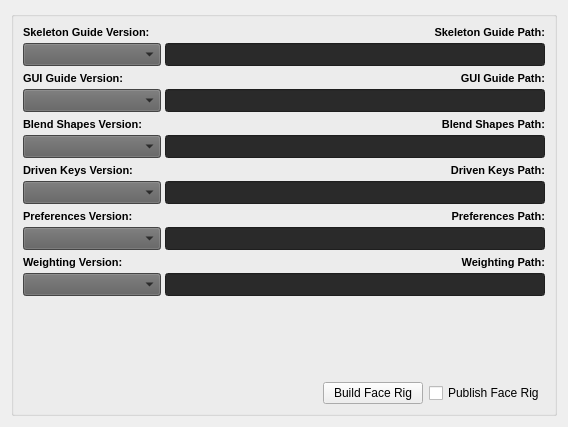
            <widget class="QWidget" name="toolBoxPage7">
             <property name="geometry">
              <rect>
               <x>0</x>
               <y>0</y>
               <width>568</width>
               <height>427</height>
              </rect>
             </property>
             <attribute name="label">
              <string>7. Build/Publish Face Rig</string>
             </attribute>
             <layout class="QVBoxLayout" name="verticalLayout">
              <item>
               <widget class="QGroupBox" name="groupBox_3">
                <property name="title">
                 <string/>
                </property>
                <layout class="QVBoxLayout" name="verticalLayout_5">
                 <item>
                  <layout class="QHBoxLayout" name="horizontalLayout_25">
                   <property name="spacing">
                    <number>4</number>
                   </property>
                   <item>
                    <layout class="QVBoxLayout" name="verticalLayout_52">
                     <property name="spacing">
                      <number>4</number>
                     </property>
                     <item>
                      <widget class="QLabel" name="label_16">
                       <property name="font">
                        <font>
                         <pointsize>8</pointsize>
                         <weight>75</weight>
                         <bold>true</bold>
                        </font>
                       </property>
                       <property name="text">
                        <string>Skeleton Guide Version:</string>
                       </property>
                      </widget>
                     </item>
                     <item>
                      <widget class="QComboBox" name="frbBuildSkeletonGuideVersionComboBox">
                       <property name="enabled">
                        <bool>true</bool>
                       </property>
                       <property name="sizePolicy">
                        <sizepolicy hsizetype="Minimum" vsizetype="Minimum">
                         <horstretch>0</horstretch>
                         <verstretch>0</verstretch>
                        </sizepolicy>
                       </property>
                       <property name="minimumSize">
                        <size>
                         <width>138</width>
                         <height>23</height>
                        </size>
                       </property>
                       <property name="maximumSize">
                        <size>
                         <width>16777215</width>
                         <height>22</height>
                        </size>
                       </property>
                       <property name="font">
                        <font>
                         <pointsize>8</pointsize>
                         <weight>50</weight>
                         <bold>false</bold>
                        </font>
                       </property>
                       <property name="styleSheet">
                        <string notr="true">background-color: rgb(95, 95, 95);</string>
                       </property>
                      </widget>
                     </item>
                    </layout>
                   </item>
                   <item>
                    <layout class="QVBoxLayout" name="verticalLayout_53">
                     <property name="spacing">
                      <number>4</number>
                     </property>
                     <item>
                      <widget class="QLabel" name="label_17">
                       <property name="font">
                        <font>
                         <pointsize>8</pointsize>
                         <weight>75</weight>
                         <bold>true</bold>
                        </font>
                       </property>
                       <property name="text">
                        <string>Skeleton Guide Path:</string>
                       </property>
                       <property name="alignment">
                        <set>Qt::AlignRight|Qt::AlignTrailing|Qt::AlignVCenter</set>
                       </property>
                      </widget>
                     </item>
                     <item>
                      <widget class="QLineEdit" name="frbBuildSkeletonGuideVersionPathLineEdit">
                       <property name="enabled">
                        <bool>true</bool>
                       </property>
                       <property name="sizePolicy">
                        <sizepolicy hsizetype="Expanding" vsizetype="Minimum">
                         <horstretch>0</horstretch>
                         <verstretch>0</verstretch>
                        </sizepolicy>
                       </property>
                       <property name="minimumSize">
                        <size>
                         <width>0</width>
                         <height>23</height>
                        </size>
                       </property>
                       <property name="maximumSize">
                        <size>
                         <width>16777215</width>
                         <height>22</height>
                        </size>
                       </property>
                       <property name="styleSheet">
                        <string notr="true">background-color: rgb(42, 42, 42);</string>
                       </property>
                       <property name="readOnly">
                        <bool>true</bool>
                       </property>
                      </widget>
                     </item>
                    </layout>
                   </item>
                  </layout>
                 </item>
                 <item>
                  <layout class="QHBoxLayout" name="horizontalLayout_28">
                   <property name="spacing">
                    <number>4</number>
                   </property>
                   <item>
                    <layout class="QVBoxLayout" name="verticalLayout_54">
                     <property name="spacing">
                      <number>4</number>
                     </property>
                     <item>
                      <widget class="QLabel" name="label_19">
                       <property name="font">
                        <font>
                         <pointsize>8</pointsize>
                         <weight>75</weight>
                         <bold>true</bold>
                        </font>
                       </property>
                       <property name="text">
                        <string>GUI Guide Version:</string>
                       </property>
                      </widget>
                     </item>
                     <item>
                      <widget class="QComboBox" name="frbBuildGUIGuideVersionComboBox">
                       <property name="enabled">
                        <bool>true</bool>
                       </property>
                       <property name="sizePolicy">
                        <sizepolicy hsizetype="Minimum" vsizetype="Minimum">
                         <horstretch>0</horstretch>
                         <verstretch>0</verstretch>
                        </sizepolicy>
                       </property>
                       <property name="minimumSize">
                        <size>
                         <width>138</width>
                         <height>23</height>
                        </size>
                       </property>
                       <property name="maximumSize">
                        <size>
                         <width>16777215</width>
                         <height>22</height>
                        </size>
                       </property>
                       <property name="font">
                        <font>
                         <pointsize>8</pointsize>
                         <weight>50</weight>
                         <bold>false</bold>
                        </font>
                       </property>
                       <property name="styleSheet">
                        <string notr="true">background-color: rgb(95, 95, 95);</string>
                       </property>
                      </widget>
                     </item>
                    </layout>
                   </item>
                   <item>
                    <layout class="QVBoxLayout" name="verticalLayout_55">
                     <property name="spacing">
                      <number>4</number>
                     </property>
                     <item>
                      <widget class="QLabel" name="label_20">
                       <property name="font">
                        <font>
                         <pointsize>8</pointsize>
                         <weight>75</weight>
                         <bold>true</bold>
                        </font>
                       </property>
                       <property name="text">
                        <string>GUI Guide Path:</string>
                       </property>
                       <property name="alignment">
                        <set>Qt::AlignRight|Qt::AlignTrailing|Qt::AlignVCenter</set>
                       </property>
                      </widget>
                     </item>
                     <item>
                      <widget class="QLineEdit" name="frbBuildGUIGuideVersionPathLineEdit">
                       <property name="enabled">
                        <bool>true</bool>
                       </property>
                       <property name="sizePolicy">
                        <sizepolicy hsizetype="Expanding" vsizetype="Minimum">
                         <horstretch>0</horstretch>
                         <verstretch>0</verstretch>
                        </sizepolicy>
                       </property>
                       <property name="minimumSize">
                        <size>
                         <width>0</width>
                         <height>23</height>
                        </size>
                       </property>
                       <property name="maximumSize">
                        <size>
                         <width>16777215</width>
                         <height>22</height>
                        </size>
                       </property>
                       <property name="styleSheet">
                        <string notr="true">background-color: rgb(42, 42, 42);</string>
                       </property>
                       <property name="readOnly">
                        <bool>true</bool>
                       </property>
                      </widget>
                     </item>
                    </layout>
                   </item>
                  </layout>
                 </item>
                 <item>
                  <layout class="QHBoxLayout" name="horizontalLayout_29">
                   <property name="spacing">
                    <number>4</number>
                   </property>
                   <item>
                    <layout class="QVBoxLayout" name="verticalLayout_56">
                     <property name="spacing">
                      <number>4</number>
                     </property>
                     <item>
                      <widget class="QLabel" name="label_25">
                       <property name="font">
                        <font>
                         <pointsize>8</pointsize>
                         <weight>75</weight>
                         <bold>true</bold>
                        </font>
                       </property>
                       <property name="text">
                        <string>Blend Shapes Version:</string>
                       </property>
                      </widget>
                     </item>
                     <item>
                      <widget class="QComboBox" name="frbBuildBlendShapesVersionComboBox">
                       <property name="enabled">
                        <bool>true</bool>
                       </property>
                       <property name="sizePolicy">
                        <sizepolicy hsizetype="Minimum" vsizetype="Minimum">
                         <horstretch>0</horstretch>
                         <verstretch>0</verstretch>
                        </sizepolicy>
                       </property>
                       <property name="minimumSize">
                        <size>
                         <width>138</width>
                         <height>23</height>
                        </size>
                       </property>
                       <property name="maximumSize">
                        <size>
                         <width>16777215</width>
                         <height>22</height>
                        </size>
                       </property>
                       <property name="font">
                        <font>
                         <pointsize>8</pointsize>
                         <weight>50</weight>
                         <bold>false</bold>
                        </font>
                       </property>
                       <property name="styleSheet">
                        <string notr="true">background-color: rgb(95, 95, 95);</string>
                       </property>
                      </widget>
                     </item>
                    </layout>
                   </item>
                   <item>
                    <layout class="QVBoxLayout" name="verticalLayout_57">
                     <property name="spacing">
                      <number>4</number>
                     </property>
                     <item>
                      <widget class="QLabel" name="label_26">
                       <property name="font">
                        <font>
                         <pointsize>8</pointsize>
                         <weight>75</weight>
                         <bold>true</bold>
                        </font>
                       </property>
                       <property name="text">
                        <string>Blend Shapes Path:</string>
                       </property>
                       <property name="alignment">
                        <set>Qt::AlignRight|Qt::AlignTrailing|Qt::AlignVCenter</set>
                       </property>
                      </widget>
                     </item>
                     <item>
                      <widget class="QLineEdit" name="frbBuildBlendShapesVersionPathLineEdit">
                       <property name="enabled">
                        <bool>true</bool>
                       </property>
                       <property name="sizePolicy">
                        <sizepolicy hsizetype="Expanding" vsizetype="Minimum">
                         <horstretch>0</horstretch>
                         <verstretch>0</verstretch>
                        </sizepolicy>
                       </property>
                       <property name="minimumSize">
                        <size>
                         <width>0</width>
                         <height>23</height>
                        </size>
                       </property>
                       <property name="maximumSize">
                        <size>
                         <width>16777215</width>
                         <height>22</height>
                        </size>
                       </property>
                       <property name="styleSheet">
                        <string notr="true">background-color: rgb(42, 42, 42);</string>
                       </property>
                       <property name="readOnly">
                        <bool>true</bool>
                       </property>
                      </widget>
                     </item>
                    </layout>
                   </item>
                  </layout>
                 </item>
                 <item>
                  <layout class="QHBoxLayout" name="horizontalLayout_33">
                   <property name="spacing">
                    <number>4</number>
                   </property>
                   <item>
                    <layout class="QVBoxLayout" name="verticalLayout_124">
                     <property name="spacing">
                      <number>4</number>
                     </property>
                     <item>
                      <widget class="QLabel" name="label_63">
                       <property name="font">
                        <font>
                         <pointsize>8</pointsize>
                         <weight>75</weight>
                         <bold>true</bold>
                        </font>
                       </property>
                       <property name="text">
                        <string>Driven Keys Version:</string>
                       </property>
                      </widget>
                     </item>
                     <item>
                      <widget class="QComboBox" name="frbBuildDrivenKeysVersionComboBox">
                       <property name="enabled">
                        <bool>true</bool>
                       </property>
                       <property name="sizePolicy">
                        <sizepolicy hsizetype="Minimum" vsizetype="Minimum">
                         <horstretch>0</horstretch>
                         <verstretch>0</verstretch>
                        </sizepolicy>
                       </property>
                       <property name="minimumSize">
                        <size>
                         <width>138</width>
                         <height>23</height>
                        </size>
                       </property>
                       <property name="maximumSize">
                        <size>
                         <width>16777215</width>
                         <height>22</height>
                        </size>
                       </property>
                       <property name="font">
                        <font>
                         <pointsize>8</pointsize>
                         <weight>50</weight>
                         <bold>false</bold>
                        </font>
                       </property>
                       <property name="styleSheet">
                        <string notr="true">background-color: rgb(95, 95, 95);</string>
                       </property>
                      </widget>
                     </item>
                    </layout>
                   </item>
                   <item>
                    <layout class="QVBoxLayout" name="verticalLayout_125">
                     <property name="spacing">
                      <number>4</number>
                     </property>
                     <item>
                      <widget class="QLabel" name="label_64">
                       <property name="font">
                        <font>
                         <pointsize>8</pointsize>
                         <weight>75</weight>
                         <bold>true</bold>
                        </font>
                       </property>
                       <property name="text">
                        <string>Driven Keys Path:</string>
                       </property>
                       <property name="alignment">
                        <set>Qt::AlignRight|Qt::AlignTrailing|Qt::AlignVCenter</set>
                       </property>
                      </widget>
                     </item>
                     <item>
                      <widget class="QLineEdit" name="frbBuildDrivenKeysVersionPathLineEdit">
                       <property name="enabled">
                        <bool>true</bool>
                       </property>
                       <property name="sizePolicy">
                        <sizepolicy hsizetype="Expanding" vsizetype="Minimum">
                         <horstretch>0</horstretch>
                         <verstretch>0</verstretch>
                        </sizepolicy>
                       </property>
                       <property name="minimumSize">
                        <size>
                         <width>0</width>
                         <height>23</height>
                        </size>
                       </property>
                       <property name="maximumSize">
                        <size>
                         <width>16777215</width>
                         <height>22</height>
                        </size>
                       </property>
                       <property name="styleSheet">
                        <string notr="true">background-color: rgb(42, 42, 42);</string>
                       </property>
                       <property name="readOnly">
                        <bool>true</bool>
                       </property>
                      </widget>
                     </item>
                    </layout>
                   </item>
                  </layout>
                 </item>
                 <item>
                  <layout class="QHBoxLayout" name="horizontalLayout_30">
                   <property name="spacing">
                    <number>4</number>
                   </property>
                   <item>
                    <layout class="QVBoxLayout" name="verticalLayout_58">
                     <property name="spacing">
                      <number>4</number>
                     </property>
                     <item>
                      <widget class="QLabel" name="label_27">
                       <property name="font">
                        <font>
                         <pointsize>8</pointsize>
                         <weight>75</weight>
                         <bold>true</bold>
                        </font>
                       </property>
                       <property name="text">
                        <string>Preferences Version:</string>
                       </property>
                      </widget>
                     </item>
                     <item>
                      <widget class="QComboBox" name="frbBuildPreferencesVersionComboBox">
                       <property name="enabled">
                        <bool>true</bool>
                       </property>
                       <property name="sizePolicy">
                        <sizepolicy hsizetype="Minimum" vsizetype="Minimum">
                         <horstretch>0</horstretch>
                         <verstretch>0</verstretch>
                        </sizepolicy>
                       </property>
                       <property name="minimumSize">
                        <size>
                         <width>138</width>
                         <height>23</height>
                        </size>
                       </property>
                       <property name="maximumSize">
                        <size>
                         <width>16777215</width>
                         <height>22</height>
                        </size>
                       </property>
                       <property name="font">
                        <font>
                         <pointsize>8</pointsize>
                         <weight>50</weight>
                         <bold>false</bold>
                        </font>
                       </property>
                       <property name="styleSheet">
                        <string notr="true">background-color: rgb(95, 95, 95);</string>
                       </property>
                      </widget>
                     </item>
                    </layout>
                   </item>
                   <item>
                    <layout class="QVBoxLayout" name="verticalLayout_59">
                     <property name="spacing">
                      <number>4</number>
                     </property>
                     <item>
                      <widget class="QLabel" name="label_28">
                       <property name="font">
                        <font>
                         <pointsize>8</pointsize>
                         <weight>75</weight>
                         <bold>true</bold>
                        </font>
                       </property>
                       <property name="text">
                        <string>Preferences Path:</string>
                       </property>
                       <property name="alignment">
                        <set>Qt::AlignRight|Qt::AlignTrailing|Qt::AlignVCenter</set>
                       </property>
                      </widget>
                     </item>
                     <item>
                      <widget class="QLineEdit" name="frbBuildPreferencesVersionPathLineEdit">
                       <property name="enabled">
                        <bool>true</bool>
                       </property>
                       <property name="sizePolicy">
                        <sizepolicy hsizetype="Expanding" vsizetype="Minimum">
                         <horstretch>0</horstretch>
                         <verstretch>0</verstretch>
                        </sizepolicy>
                       </property>
                       <property name="minimumSize">
                        <size>
                         <width>0</width>
                         <height>23</height>
                        </size>
                       </property>
                       <property name="maximumSize">
                        <size>
                         <width>16777215</width>
                         <height>22</height>
                        </size>
                       </property>
                       <property name="styleSheet">
                        <string notr="true">background-color: rgb(42, 42, 42);</string>
                       </property>
                       <property name="readOnly">
                        <bool>true</bool>
                       </property>
                      </widget>
                     </item>
                    </layout>
                   </item>
                  </layout>
                 </item>
                 <item>
                  <layout class="QHBoxLayout" name="horizontalLayout_31">
                   <property name="spacing">
                    <number>4</number>
                   </property>
                   <item>
                    <layout class="QVBoxLayout" name="verticalLayout_60">
                     <property name="spacing">
                      <number>4</number>
                     </property>
                     <item>
                      <widget class="QLabel" name="label_29">
                       <property name="font">
                        <font>
                         <pointsize>8</pointsize>
                         <weight>75</weight>
                         <bold>true</bold>
                        </font>
                       </property>
                       <property name="text">
                        <string>Weighting Version:</string>
                       </property>
                      </widget>
                     </item>
                     <item>
                      <widget class="QComboBox" name="frbBuildWeightingVersionComboBox">
                       <property name="enabled">
                        <bool>true</bool>
                       </property>
                       <property name="sizePolicy">
                        <sizepolicy hsizetype="Minimum" vsizetype="Minimum">
                         <horstretch>0</horstretch>
                         <verstretch>0</verstretch>
                        </sizepolicy>
                       </property>
                       <property name="minimumSize">
                        <size>
                         <width>138</width>
                         <height>23</height>
                        </size>
                       </property>
                       <property name="maximumSize">
                        <size>
                         <width>16777215</width>
                         <height>22</height>
                        </size>
                       </property>
                       <property name="font">
                        <font>
                         <pointsize>8</pointsize>
                         <weight>50</weight>
                         <bold>false</bold>
                        </font>
                       </property>
                       <property name="styleSheet">
                        <string notr="true">background-color: rgb(95, 95, 95);</string>
                       </property>
                      </widget>
                     </item>
                    </layout>
                   </item>
                   <item>
                    <layout class="QVBoxLayout" name="verticalLayout_61">
                     <property name="spacing">
                      <number>4</number>
                     </property>
                     <item>
                      <widget class="QLabel" name="label_30">
                       <property name="font">
                        <font>
                         <pointsize>8</pointsize>
                         <weight>75</weight>
                         <bold>true</bold>
                        </font>
                       </property>
                       <property name="text">
                        <string>Weighting Path:</string>
                       </property>
                       <property name="alignment">
                        <set>Qt::AlignRight|Qt::AlignTrailing|Qt::AlignVCenter</set>
                       </property>
                      </widget>
                     </item>
                     <item>
                      <widget class="QLineEdit" name="frbBuildWeightingVersionPathLineEdit">
                       <property name="enabled">
                        <bool>true</bool>
                       </property>
                       <property name="sizePolicy">
                        <sizepolicy hsizetype="Expanding" vsizetype="Minimum">
                         <horstretch>0</horstretch>
                         <verstretch>0</verstretch>
                        </sizepolicy>
                       </property>
                       <property name="minimumSize">
                        <size>
                         <width>0</width>
                         <height>23</height>
                        </size>
                       </property>
                       <property name="maximumSize">
                        <size>
                         <width>16777215</width>
                         <height>22</height>
                        </size>
                       </property>
                       <property name="styleSheet">
                        <string notr="true">background-color: rgb(42, 42, 42);</string>
                       </property>
                       <property name="readOnly">
                        <bool>true</bool>
                       </property>
                      </widget>
                     </item>
                    </layout>
                   </item>
                  </layout>
                 </item>
                 <item>
                  <spacer name="verticalSpacer_2">
                   <property name="orientation">
                    <enum>Qt::Vertical</enum>
                   </property>
                   <property name="sizeHint" stdset="0">
                    <size>
                     <width>20</width>
                     <height>4</height>
                    </size>
                   </property>
                  </spacer>
                 </item>
                 <item>
                  <layout class="QHBoxLayout" name="horizontalLayout_32">
                   <item>
                    <spacer name="horizontalSpacer_4">
                     <property name="orientation">
                      <enum>Qt::Horizontal</enum>
                     </property>
                     <property name="sizeHint" stdset="0">
                      <size>
                       <width>40</width>
                       <height>20</height>
                      </size>
                     </property>
                    </spacer>
                   </item>
                   <item>
                    <widget class="QPushButton" name="frbBuildFaceRigPushButton">
                     <property name="minimumSize">
                      <size>
                       <width>100</width>
                       <height>0</height>
                      </size>
                     </property>
                     <property name="text">
                      <string>Build Face Rig</string>
                     </property>
                    </widget>
                   </item>
                   <item>
                    <widget class="QCheckBox" name="frbBuildPublishFaceRigCheckBox">
                     <property name="minimumSize">
                      <size>
                       <width>100</width>
                       <height>0</height>
                      </size>
                     </property>
                     <property name="text">
                      <string>Publish Face Rig</string>
                     </property>
                    </widget>
                   </item>
                  </layout>
                 </item>
                </layout>
               </widget>
              </item>
             </layout>
            </widget>
